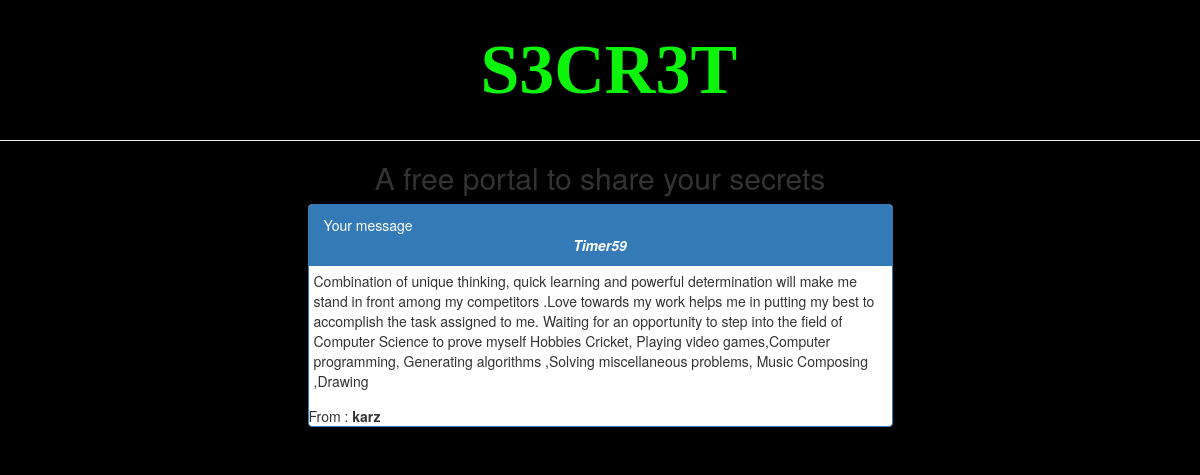
/view.php?id=10db06735c2da5b1758fbc6b441c3cc2, run on the app's committed database.
### tables this page shows
CREATE TABLE IF NOT EXISTS `secrets` (
  `id` int(10) NOT NULL AUTO_INCREMENT,
  `identity` text NOT NULL,
  `sender` varchar(200) NOT NULL,
  `reciever` varchar(200) NOT NULL,
  `message` text NOT NULL,
  `tsecs` int(10) NOT NULL,
  `fflag` tinyint(1) DEFAULT NULL,
  `fname` varchar(100) NOT NULL,
  PRIMARY KEY (`id`)
);

### view.php (the view, shortened to what this page needs)
<html>
<head>
</head>
<link rel="stylesheet" type="text/css" href="css/style.css">
<link rel="stylesheet" href="css/bootstrap.min.css">
<?php
$q=mysql_query("SELECT * FROM secrets WHERE identity = '$_GET[id]'") or die("query died");
$res1=mysql_fetch_assoc($q);
?>
<body onload="timer();">
<div class="header">
<br>
<center><span class="logo">&nbsp;S3CR3T</span></center><hr>
<center><h2>A free portal to share your secrets </h2></center>
</div>
<div class='row' >
<div  class="col-md-6 col-md-offset-3" >
<div class="panel panel-primary">
<div class="panel-heading">Your message <i id="101"></i></div>
<?php
if( $res1['tsecs'] == 0)
{
echo "<div id='100'> <hr><p>$res1[message]";
if($res1['fflag']==1)
{
	echo "<br><a href='uploads/$res1[fname]' download>Download</a>";
}
echo "</p>";
echo"<div class='panel-footer'>From : <B>$res1[sender] <a href='delete.php?id=$res[identity]' class='btn btn-primary pull-right'>Delete</a></div><br></div>";
}
else
{
echo "<p>$res1[message]</p>From : <B>$res1[sender]</div>";
}
?>
</div>
</div>
</body>
</html>

### css/style.css (style rules this page uses)
.logo { font-size:70px; color:rgb(12, 243, 12); font-family: Perpetua, Baskerville, "Big Caslon", "Palatino Linotype", Palatino, "URW Palladio L", "Nimbus Roman No9 L", serif; font-weight:bold; position:relative; margin:2px; float:center; width:10px; }

### view.php (style rules this page uses)
body { background: black; }
.panel p { padding: 5px; }

### data on the page
secrets: message "Combination of unique thinking, quick learning and powerful determination will make me stand in front among my competitors .Love towards my work helps me in putting my best to accomplish the task assigned to me. Waiting for an opportunity to step into the field of Computer Science to prove myself Hobbies Cricket, Playing video games,Computer programming, Generating algorithms ,Solving miscellaneous problems, Music Composing ,Drawing", sender "karz"
